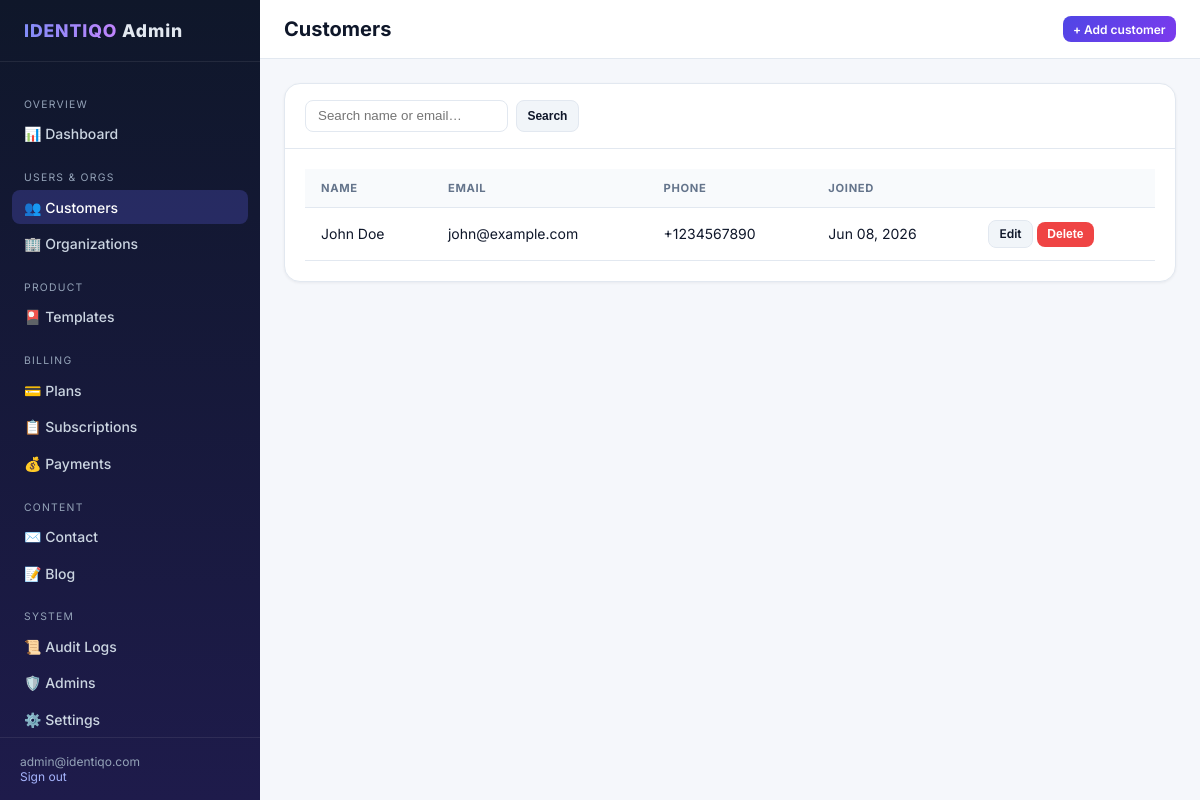
Page /super-admin/users/ (signed in) on the committed database.
### admin_api/models.py (models this page shows, shortened)
class AdminUser(models.Model):
    email = models.EmailField(unique=True)
    password = models.CharField(max_length=255)
    full_name = models.CharField(max_length=150, blank=True, null=True)
    phone = models.CharField(max_length=15, blank=True, null=True)
    status = models.BooleanField(default=True)
    created_at = models.DateTimeField(auto_now_add=True)
    updated_at = models.DateTimeField(auto_now=True)
    class Meta:
        db_table = 'admin_users'

### web_api/models.py (models this page shows, shortened)
class Users(models.Model):
    name = models.CharField(max_length=255)
    email = models.EmailField(unique=True)
    phone = models.CharField(max_length=20, blank=True, null=True)
    password = models.CharField(max_length=255)
    address = models.TextField(blank=True, null=True)
    created_at = models.DateTimeField(auto_now_add=True)
    updated_at = models.DateTimeField(auto_now=True)
    last_login = models.DateTimeField(blank=True, null=True)
    class Meta:
        db_table = 'users'

### admin_api/dashboard_views.py (the view)
# urls.py: path('users/', views.users_list, name='users_list'),
@admin_login_required
def users_list(request):
    q = request.GET.get('q', '').strip()
    qs = Users.objects.all().order_by('-created_at')
    if q:
        qs = qs.filter(name__icontains=q) | qs.filter(email__icontains=q)
    users, page, total, per_page = _paginate(qs, request)
    return render(request, 'super_admin/users/list.html', {
        'users': users,
        'q': q,
        'page': page,
        'total': total,
        'per_page': per_page,
        'total_pages': (total + per_page - 1) // per_page,
    })

### admin_api/dashboard_views.py (called while the page is built)
def _paginate(queryset, request, per_page=20):
    try:
        page = max(1, int(request.GET.get('page', 1)))
    except ValueError:
        page = 1
    start = (page - 1) * per_page
    end = start + per_page
    total = queryset.count()
    return queryset[start:end], page, total, per_page

### admin_api/templates/super_admin/users/list.html (shortened to what this page needs)
{% extends 'super_admin/base.html' %}
{% block page_title %}Customers{% endblock %}
{% block topbar_actions %}<a href="{% url 'super_admin:user_create' %}" class="btn btn-primary btn-sm">+ Add customer</a>{% endblock %}
{% block content %}
<div class="card">
  <div class="card-header">
    <form class="search-bar" method="get">
      <input type="search" name="q" value="{{ q }}" placeholder="Search name or email…">
      <button type="submit" class="btn btn-secondary btn-sm">Search</button>
    </form>
  </div>
  <div class="card-body table-wrap">
    <table class="data-table">
      <thead>
        <tr><th>Name</th><th>Email</th><th>Phone</th><th>Joined</th><th></th></tr>
      </thead>
      <tbody>
        {% for u in users %}
        <tr>
          <td>{{ u.name }}</td>
          <td>{{ u.email }}</td>
          <td>{{ u.phone|default:"—" }}</td>
          <td>{{ u.created_at|date:"M d, Y" }}</td>
          <td>
            <a href="{% url 'super_admin:user_edit' u.pk %}" class="btn btn-secondary btn-sm">Edit</a>
            <form method="post" action="{% url 'super_admin:user_delete' u.pk %}" style="display:inline;" onsubmit="return confirm('Delete this customer?');">
              <button type="submit" class="btn btn-danger btn-sm">Delete</button>
            </form>
          </td>
        </tr>
        {% empty %}
        <tr><td colspan="5">No customers found.</td></tr>
        {% endfor %}
      </tbody>
    </table>
  </div>
</div>
{% endblock %}

### admin_api/templates/super_admin/base.html (shortened to what this page needs)
{% load static %}
<!DOCTYPE html>
<html lang="en">
<head>
  <link rel="stylesheet" href="{% static 'super_admin/css/dashboard.css' %}">
</head>
<body>
  <div class="layout">
    <aside class="sidebar">
      <div class="sidebar-brand"><span>IDENTIQO</span> Admin</div>
      <nav class="sidebar-nav">
        <div class="nav-section">Overview</div>
        <a href="{% url 'super_admin:dashboard' %}" class="nav-link {% if request.resolver_match.url_name == 'dashboard' %}active{% endif %}">📊 Dashboard</a>
        <div class="nav-section">Users & Orgs</div>
        <a href="{% url 'super_admin:users_list' %}" class="nav-link {% if 'user' in request.resolver_match.url_name %}active{% endif %}">👥 Customers</a>
        <a href="{% url 'super_admin:organizations_list' %}" class="nav-link {% if 'organization' in request.resolver_match.url_name %}active{% endif %}">🏢 Organizations</a>
        <div class="nav-section">Product</div>
        <a href="{% url 'super_admin:templates_list' %}" class="nav-link {% if 'template' in request.resolver_match.url_name %}active{% endif %}">🎴 Templates</a>
        <div class="nav-section">Billing</div>
        <a href="{% url 'super_admin:plans_list' %}" class="nav-link {% if 'plan' in request.resolver_match.url_name %}active{% endif %}">💳 Plans</a>
        <a href="{% url 'super_admin:subscriptions_list' %}" class="nav-link {% if request.resolver_match.url_name == 'subscriptions_list' %}active{% endif %}">📋 Subscriptions</a>
        <a href="{% url 'super_admin:payments_list' %}" class="nav-link {% if request.resolver_match.url_name == 'payments_list' %}active{% endif %}">💰 Payments</a>
        <div class="nav-section">Content</div>
        <a href="{% url 'super_admin:contact_list' %}" class="nav-link {% if 'contact' in request.resolver_match.url_name %}active{% endif %}">✉️ Contact</a>
        <a href="{% url 'super_admin:blog_list' %}" class="nav-link {% if 'blog' in request.resolver_match.url_name %}active{% endif %}">📝 Blog</a>
        <div class="nav-section">System</div>
        <a href="{% url 'super_admin:audit_list' %}" class="nav-link {% if request.resolver_match.url_name == 'audit_list' %}active{% endif %}">📜 Audit Logs</a>
        <a href="{% url 'super_admin:admins_list' %}" class="nav-link {% if 'admin' in request.resolver_match.url_name %}active{% endif %}">🛡️ Admins</a>
        <a href="{% url 'super_admin:settings_list' %}" class="nav-link {% if 'setting' in request.resolver_match.url_name %}active{% endif %}">⚙️ Settings</a>
      </nav>
      <div class="sidebar-footer">
        {% if request.admin_user %}
          {{ request.admin_user.email }}<br>
          <a href="{% url 'super_admin:logout' %}" style="color:#a5b4fc;">Sign out</a>
        {% endif %}
      </div>
    </aside>
    <div class="main">
      <header class="topbar">
        <h1>{% block page_title %}Dashboard{% endblock %}</h1>
        <div>{% block topbar_actions %}{% endblock %}</div>
      </header>
      <div class="content">
        {% block content %}{% endblock %}
      </div>
    </div>
  </div>
</body>
</html>

### admin_api/static/super_admin/css/dashboard.css (style rules this page uses)
:root { --sidebar-w: 260px; --indigo: #4f46e5; --purple: #7c3aed; --bg: #f5f7fb; --card: #ffffff; --text: #0f172a; --muted: #64748b; --border: #e2e8f0; }
* { box-sizing: border-box; }
body { margin: 0; font-family: 'Inter', system-ui, -apple-system, sans-serif; background: var(--bg); color: var(--text); font-size: 14px; }
a { color: var(--indigo); text-decoration: none; }
.layout { display: flex; min-height: 100vh; }
.sidebar { width: var(--sidebar-w); background: linear-gradient(180deg, #0f172a 0%, #1e1b4b 100%); color: #e2e8f0; flex-shrink: 0; display: flex; flex-direction: column; position: fixed; top: 0; left: 0; bottom: 0; z-index: 100; }
.sidebar-brand { padding: 1.25rem 1.5rem; font-weight: 800; font-size: 1.1rem; letter-spacing: 0.05em; border-bottom: 1px solid rgba(255,255,255,0.08); }
.sidebar-brand span { background: linear-gradient(90deg, #818cf8, #c084fc); -webkit-background-clip: text; -webkit-text-fill-color: transparent; }
.sidebar-nav { flex: 1; overflow-y: auto; padding: 1rem 0.75rem; }
.nav-section { font-size: 0.65rem; text-transform: uppercase; letter-spacing: 0.12em; color: #94a3b8; padding: 0.75rem 0.75rem 0.35rem; margin-top: 0.5rem; }
.nav-link { display: flex; align-items: center; gap: 0.6rem; padding: 0.55rem 0.75rem; border-radius: 0.5rem; color: #cbd5e1; margin-bottom: 2px; font-weight: 500; text-decoration: none; }
.nav-link:hover, .nav-link.active { background: rgba(99, 102, 241, 0.25); color: #fff; text-decoration: none; }
.sidebar-footer { padding: 1rem 1.25rem; border-top: 1px solid rgba(255,255,255,0.08); font-size: 0.75rem; color: #94a3b8; }
.main { flex: 1; margin-left: var(--sidebar-w); min-width: 0; }
.topbar { background: var(--card); border-bottom: 1px solid var(--border); padding: 1rem 1.5rem; display: flex; align-items: center; justify-content: space-between; position: sticky; top: 0; z-index: 50; }
.topbar h1 { margin: 0; font-size: 1.25rem; font-weight: 700; }
.content { padding: 1.5rem; }
.card { background: var(--card); border: 1px solid var(--border); border-radius: 1rem; overflow: hidden; box-shadow: 0 1px 3px rgba(15,23,42,0.06); margin-bottom: 1.5rem; }
.card-header { padding: 1rem 1.25rem; border-bottom: 1px solid var(--border); display: flex; align-items: center; justify-content: space-between; gap: 1rem; }
.card-body { padding: 1.25rem; }
.table-wrap { overflow-x: auto; }
table.data-table { width: 100%; border-collapse: collapse; }
table.data-table th, table.data-table td { padding: 0.75rem 1rem; text-align: left; border-bottom: 1px solid var(--border); }
table.data-table th { font-size: 0.7rem; text-transform: uppercase; letter-spacing: 0.06em; color: var(--muted); font-weight: 700; background: #f8fafc; }
.btn { display: inline-flex; align-items: center; gap: 0.35rem; padding: 0.5rem 1rem; border-radius: 0.5rem; font-weight: 600; font-size: 0.8125rem; border: none; cursor: pointer; text-decoration: none; }
.btn-primary { background: linear-gradient(135deg, var(--indigo), var(--purple)); color: white; }
.btn-secondary { background: #f1f5f9; color: var(--text); border: 1px solid var(--border); }
.btn-danger { background: #ef4444; color: white; }
.btn-sm { padding: 0.35rem 0.65rem; font-size: 0.75rem; }
.search-bar { display: flex; gap: 0.5rem; flex-wrap: wrap; }
.search-bar input, .search-bar select { padding: 0.45rem 0.75rem; border: 1px solid var(--border); border-radius: 0.5rem; }

### rows in the picture
AdminUser: admin_user.email "admin@identiqo.com"
Users: name "John Doe", email "john@example.com", phone "+1234567890", created_at "Jun 08, 2026"
